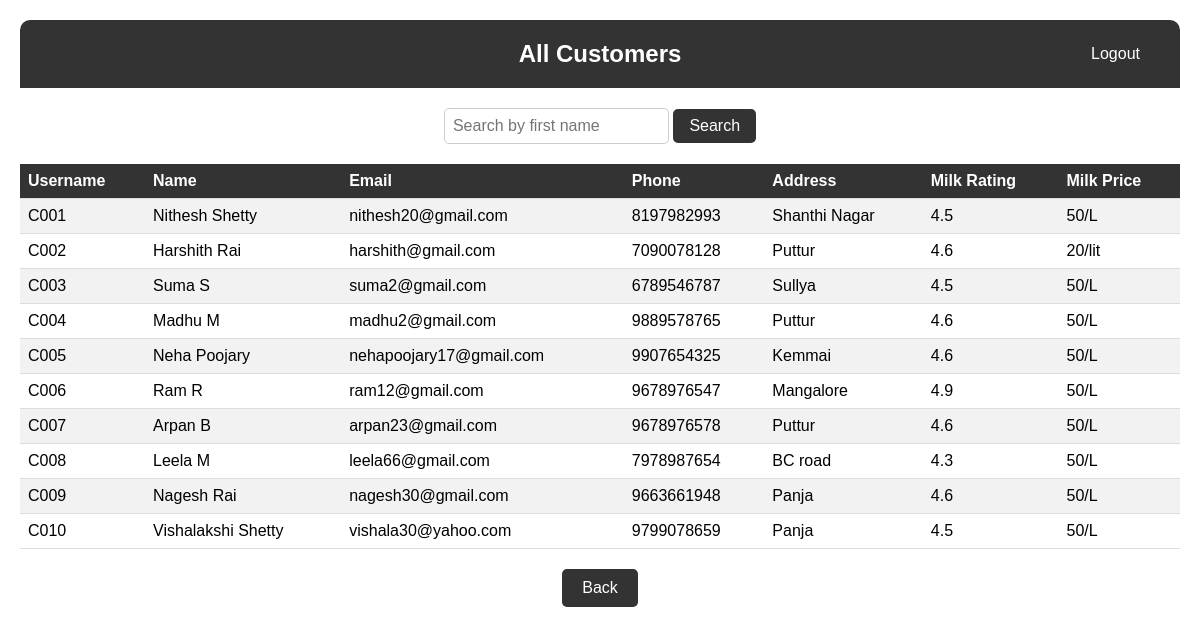
The page /view_customer.php on the database its author committed.
### tables this page shows
CREATE TABLE `customer` (
  `username` varchar(50) NOT NULL,
  `password` varchar(50) NOT NULL,
  `f_name` varchar(50) NOT NULL,
  `l_name` varchar(50) NOT NULL,
  `phone` varchar(50) NOT NULL,
  `email` varchar(50) NOT NULL,
  `address` varchar(50) NOT NULL,
  `milk_rating` varchar(50) NOT NULL,
  `milk_price` varchar(50) NOT NULL
);

### view_customer.php (the view, shortened to what this page needs)
<!DOCTYPE html>
<html>
<head>
</head>
<body>
<?php
include('server.php');
$query = "SELECT * FROM customer";
$result = mysqli_query($db, $query);
if (mysqli_num_rows($result) > 0) {
    echo "<div class='header'>
            <h2>All Customers</h2>
            <div class='logout-btn'>
              <button onclick=\"location.href='index.php'\">Logout</button>
            </div>
          </div>";
    echo "<div class='search-box'>
            <input type='text' id='searchInput' onkeyup='searchTable()' placeholder='Search by first name'>
            <button onclick='searchTable()'>Search</button>
          </div>";
    echo "<table id='customersTable'>
            <tr>
                <th>Username</th>
                <th>Name</th>
                <th>Email</th>
                <th>Phone</th>
                <th>Address</th>
                <th>Milk Rating</th>
                <th>Milk Price</th>
            </tr>";
    while ($row = mysqli_fetch_assoc($result)) {
        echo "<tr>";
        echo "<td>" . $row['username'] . "</td>";
        echo "<td>" . $row['f_name'] . ' ' . $row['l_name'] . "</td>";
        echo "<td>" . $row['email'] . "</td>";
        echo "<td>" . $row['phone'] . "</td>";
        echo "<td>" . $row['address'] . "</td>";
        echo "<td>" . $row['milk_rating'] . "</td>";
        echo "<td>" . $row['milk_price'] . "</td>";
        echo "</tr>";
    }
    echo "</table>";
    echo "<div class='back-btn'>
            <button onclick=\"location.href='admin.php'\">Back</button>
          </div>";
} else {
    echo "<h2>No customers found.</h2>";
}
?>
</body>
</html>

### view_customer.php (style rules this page uses)
body { font-family: Arial, sans-serif; background-image: url('https://th.bing.com/th/id/R.9e467993dd59fe218cae51c16cc163dd?rik=laZ58kOoexEsPQ&riu=http%3a%2f%2fwww.dairypesa.com%2fwp-content%2fuploads%2f2015%2f10%2fmyths-about-cows-milk.jpg&ehk=2TjBYG6tL22k%2bTNf6BO%2bqLhIcmJ67MK3qh5vLN6Sg9E%3d&risl=&pid=ImgRaw&r=0&sres=1&sresct=1'); background-size: cover; background-repeat: no-repeat; background-attachment: fixed; margin: 0; padding: 20px; }
.header { background-color: #333; color: #fff; text-align: center; padding: 20px 0; border-top-left-radius: 10px; border-top-right-radius: 10px; position: relative; margin-bottom: 20px; }
.header h2 { margin: 0; }
.logout-btn { position: absolute; top: 50%; transform: translateY(-50%); right: 20px; }
.logout-btn button { background-color: #333; color: #fff; padding: 10px 20px; font-size: 16px; border: none; border-radius: 5px; cursor: pointer; }
h2 { text-align: center; }
table { width: 100%; border-collapse: collapse; margin-top: 20px; background-color: rgba(255, 255, 255, 0.8); }
th, td { padding: 8px; text-align: left; border-bottom: 1px solid #ddd; }
th { background-color: #333; color: #fff; }
tr:nth-child(even) { background-color: #f2f2f2; }
.search-box { text-align: center; margin-bottom: 20px; }
.search-box input[type="text"] { padding: 8px; font-size: 16px; border-radius: 5px; border: 1px solid #ccc; }
.search-box button { background-color: #333; color: #fff; padding: 8px 16px; font-size: 16px; border: none; border-radius: 5px; cursor: pointer; }
.back-btn { display: flex; justify-content: center; margin-top: 20px; }
.back-btn button { background-color: #333; color: #fff; padding: 10px 20px; font-size: 16px; border: none; border-radius: 5px; cursor: pointer; }

### rows shown on the page
customer: username "C001", f_name "Nithesh", l_name "Shetty", email "nithesh20@gmail.com", phone "8197982993", address "Shanthi Nagar", milk_rating "4.5", milk_price "50/L"
customer: username "C002", f_name "Harshith", l_name "Rai", email "harshith@gmail.com", phone "7090078128", address "Puttur", milk_rating "4.6", milk_price "20/lit"
customer: username "C003", f_name "Suma", l_name "S", email "suma2@gmail.com", phone "6789546787", address "Sullya", milk_rating "4.5", milk_price "50/L"
customer: username "C004", f_name "Madhu", l_name "M", email "madhu2@gmail.com", phone "9889578765", address "Puttur", milk_rating "4.6", milk_price "50/L"
customer: username "C005", f_name "Neha", l_name "Poojary", email "nehapoojary17@gmail.com", phone "9907654325", address "Kemmai", milk_rating "4.6", milk_price "50/L"
customer: username "C006", f_name "Ram", l_name "R", email "ram12@gmail.com", phone "9678976547", address "Mangalore", milk_rating "4.9", milk_price "50/L"
customer: username "C007", f_name "Arpan", l_name "B", email "arpan23@gmail.com", phone "9678976578", address "Puttur", milk_rating "4.6", milk_price "50/L"
customer: username "C008", f_name "Leela", l_name "M", email "leela66@gmail.com", phone "7978987654", address "BC road", milk_rating "4.3", milk_price "50/L"
customer: username "C009", f_name "Nagesh", l_name "Rai", email "nagesh30@gmail.com", phone "9663661948", address "Panja", milk_rating "4.6", milk_price "50/L"
customer: username "C010", f_name "Vishalakshi", l_name "Shetty", email "vishala30@yahoo.com", phone "9799078659", address "Panja", milk_rating "4.5", milk_price "50/L"
